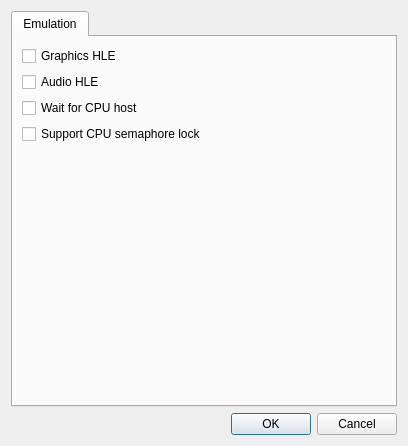
<?xml version="1.0" encoding="UTF-8"?>
<ui version="4.0">
 <class>MainDialog</class>
 <widget class="QDialog" name="MainDialog">
  <property name="geometry">
   <rect>
    <x>0</x>
    <y>0</y>
    <width>408</width>
    <height>446</height>
   </rect>
  </property>
  <property name="windowTitle">
   <string>Static Interpreter</string>
  </property>
  <layout class="QVBoxLayout" name="verticalLayout_2">
   <item>
    <layout class="QHBoxLayout" name="horizontalLayout">
     <item>
      <widget class="QTabWidget" name="tabWidget">
       <widget class="QWidget" name="tab">
        <attribute name="title">
         <string>Emulation</string>
        </attribute>
        <layout class="QVBoxLayout" name="verticalLayout">
         <item>
          <layout class="QVBoxLayout" name="verticalLayout_4">
           <property name="bottomMargin">
            <number>0</number>
           </property>
           <item>
            <widget class="QCheckBox" name="DisplayListToGraphicsPluginCheckBox">
             <property name="text">
              <string>Graphics HLE</string>
             </property>
            </widget>
           </item>
           <item>
            <widget class="QCheckBox" name="AudioListToAudioPluginCheckBox">
             <property name="text">
              <string>Audio HLE</string>
             </property>
            </widget>
           </item>
           <item>
            <widget class="QCheckBox" name="WaitForCPUHostCheckBox">
             <property name="text">
              <string>Wait for CPU host</string>
             </property>
            </widget>
           </item>
           <item>
            <widget class="QCheckBox" name="SupportCPUSemaphoreLockCheckBox">
             <property name="text">
              <string>Support CPU semaphore lock</string>
             </property>
            </widget>
           </item>
          </layout>
         </item>
         <item>
          <spacer name="verticalSpacer">
           <property name="orientation">
            <enum>Qt::Vertical</enum>
           </property>
           <property name="sizeHint" stdset="0">
            <size>
             <width>20</width>
             <height>40</height>
            </size>
           </property>
          </spacer>
         </item>
        </layout>
       </widget>
      </widget>
     </item>
    </layout>
   </item>
   <item>
    <widget class="QDialogButtonBox" name="buttonBox">
     <property name="orientation">
      <enum>Qt::Horizontal</enum>
     </property>
     <property name="standardButtons">
      <set>QDialogButtonBox::Cancel|QDialogButtonBox::Ok</set>
     </property>
    </widget>
   </item>
  </layout>
 </widget>
 <resources/>
 <connections>
  <connection>
   <sender>buttonBox</sender>
   <signal>accepted()</signal>
   <receiver>MainDialog</receiver>
   <slot>accept()</slot>
   <hints>
    <hint type="sourcelabel">
     <x>248</x>
     <y>254</y>
    </hint>
    <hint type="destinationlabel">
     <x>157</x>
     <y>274</y>
    </hint>
   </hints>
  </connection>
  <connection>
   <sender>buttonBox</sender>
   <signal>rejected()</signal>
   <receiver>MainDialog</receiver>
   <slot>reject()</slot>
   <hints>
    <hint type="sourcelabel">
     <x>316</x>
     <y>260</y>
    </hint>
    <hint type="destinationlabel">
     <x>286</x>
     <y>274</y>
    </hint>
   </hints>
  </connection>
 </connections>
</ui>
